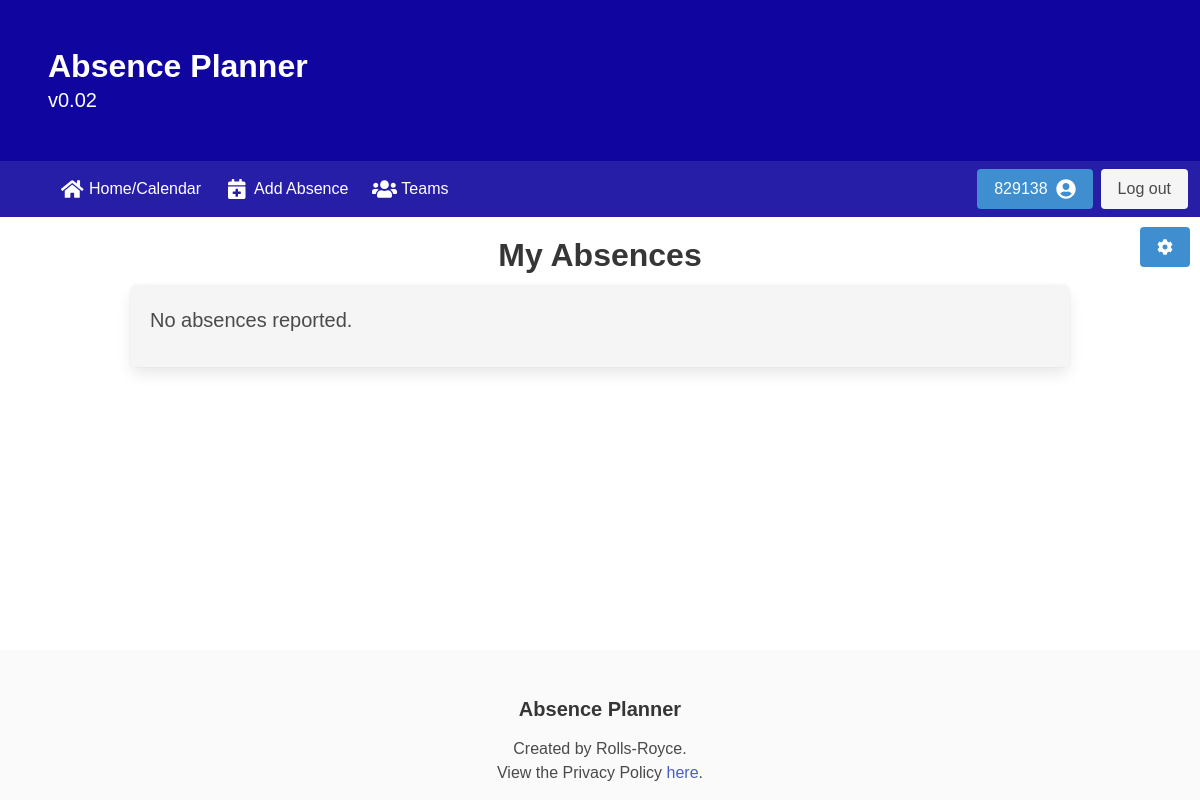
/profile/ (signed in), run on an earlier commit of the app's database.
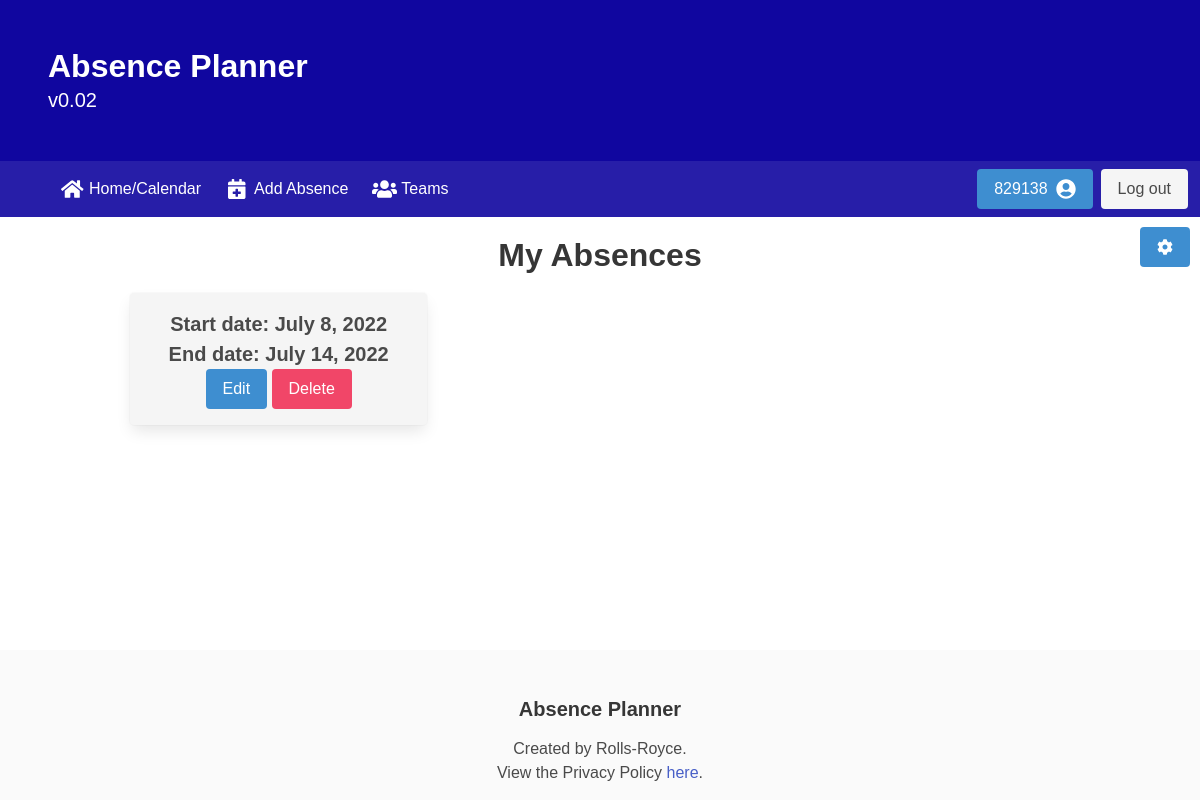
And on a later commit of the database.
### ap_app/models.py (models this page shows, shortened)
class Absence(models.Model):
    ID = models.AutoField(primary_key=True)
    User_ID = models.ForeignKey(User, on_delete=models.CASCADE, related_name="absences")
    absence_date_start = models.DateField(gettext_lazy("Date"), max_length=200, default=now)
    absence_date_end = models.DateField(max_length=200)
    edit_whitelist = models.ManyToManyField(to=User)

### ap_app/views.py (the view)
# urls.py: path("profile/", views.profile_page, name="profile"),
@login_required
def profile_page(request):
    absences = Absence.objects.filter(User_ID=request.user.id)
    return render(request, "ap_app/profile.html", {"absences": absences})

### templates/ap_app/profile.html (shortened to what this page needs)
{% extends "base.html" %}
{% load static %}
{% block content %}
<nav class="">
  <div class="block has-text-centered" style="position:absolute; left:0; right:0; margin-top:10px;">
        <h1 class="title">My Absences</h1>
  </div>
  <div class="" style="float:right; position: relative;">
      <a class="button is-info" href="/profile/settings"><i class="fas fa-cog"></i></a>
  </div>
</nav>
<div class="main container mt-6">
  {% if not absences %}
  <div class="container has-background-light box">
      <div class="is-size-5 mb-3">
          <span class="is-block is-size-5">No absences reported.</span>
      </div>
  </div>
  {% endif %}
<div class="mt-2">
    <div class="columns is-multiline">
    {% for absence in absences %}
        <div class="column is-one-third">
            <div class="card has-background-light p-4 has-text-centered">
                <span class="is-block is-size-5 has-text-weight-bold"> Start date: {{ absence.absence_date_start }}</span>
                <span class="is-block is-size-5 has-text-weight-bold">End date: {{ absence.absence_date_end }}</span>
                <div class="mx-auto">
                    <a class="button is-info" href="/absence/edit/{{ absence.pk }}">Edit</a>
                    <a class="button is-danger delete-trigger-button" data-id="{{ absence.pk }}">Delete</a>
                </div>
            </div>
        </div>
    {% endfor %}
    </div>
</div>
</div>
{% endblock %}

### templates/Base.html (shortened to what this page needs)
<!DOCTYPE html>
<html lang="en">
<head>
    <link rel="stylesheet" href="https://cdn.jsdelivr.net/npm/bulma@0.9.3/css/bulma.min.css">
</head>
<body>
<section class="hero rr-primary">
    <div class="hero-body ">
      <p class="title rr-primary">
        Absence Planner
      </p>
      <p class="subtitle rr-white">
        v0.02
      </p>
    </div>
</section>
<nav class="navbar rr-secondary">
  <div id="navbarExampleTransparentExample" class="navbar-menu rr-secondary" >
    <div class="navbar-start" style="margin-left: 48px">
{% if user.is_authenticated %}
      <a class="navbar-item icon-text" href="/">
        <span class="icon is-size-5">
          <i class="fas fa-home"></i>
        </span>
        <span>Home/Calendar</span>
      </a>
      <a class="navbar-item icon-text" href="/absence/add">
        <span class="icon is-size-5">
          <i class="fas fa-calendar-plus"></i>
        </span>
        <span>Add Absence</span>
      </a>
      <a class="navbar-item icon-text" href="/teams">
        <span class="icon is-size-5">
          <i class="fas fa-users"></i>
        </span>
        <span>Teams</span>
      </a>
{% endif %}
    </div>
  <div class="navbar-end">
    <div class="navbar-item">
      <div class="field is-grouped">
          <div class="buttons">
            {% if user.is_authenticated %}
                <a href="/profile/" class="button is-info">{{request.user.username}}
                  <i class="fas fa-user-circle ml-2 is-size-5"></i>
                </a>
                <a href="{% url 'logout' %}" class="button is-light">Log out</a>
            {% endif %}
          </div>
      </div>
    </div>
  </div>
</div>
</nav>
<container>
  <div id="content" , name="content" , class="main">
      {% block content %}
      {% endblock %}
  </div>
</container>
  <footer class="footer">
    <div class="content has-text-centered">
      <h4>Absence Planner</h4>
      <p>Created by Rolls-Royce.
        <br>
         View the Privacy Policy <a href="/privacy/">here</a>.
      </p>
    </div>
  </footer>
</body>
</html>

### templates/Base.html (style rules this page uses)
* { font-family: Arial, Helvetica, sans-serif; }
html, body { height: 100%; }
body { position: relative; margin: 0; min-height: 100%; display: flex; flex-direction: column; }
.main { padding: 10px 10px; font-family: Arial, Helvetica, sans-serif; }
.rr-primary { background-color: #10069f; color: #fff; }
.rr-secondary { background-color: #271EA8; color: #fff; }
.rr-white { color: #fff; }
.navbar a { color: white; }
footer { margin-top: auto; height: 150px; width: 100%; }

What changed in the data, as far as the page shows it:
added Absence: absence_date_start "July 8, 2022", absence_date_end "July 14, 2022"
Also different on the page:
text no longer shown: "No absences reported."
